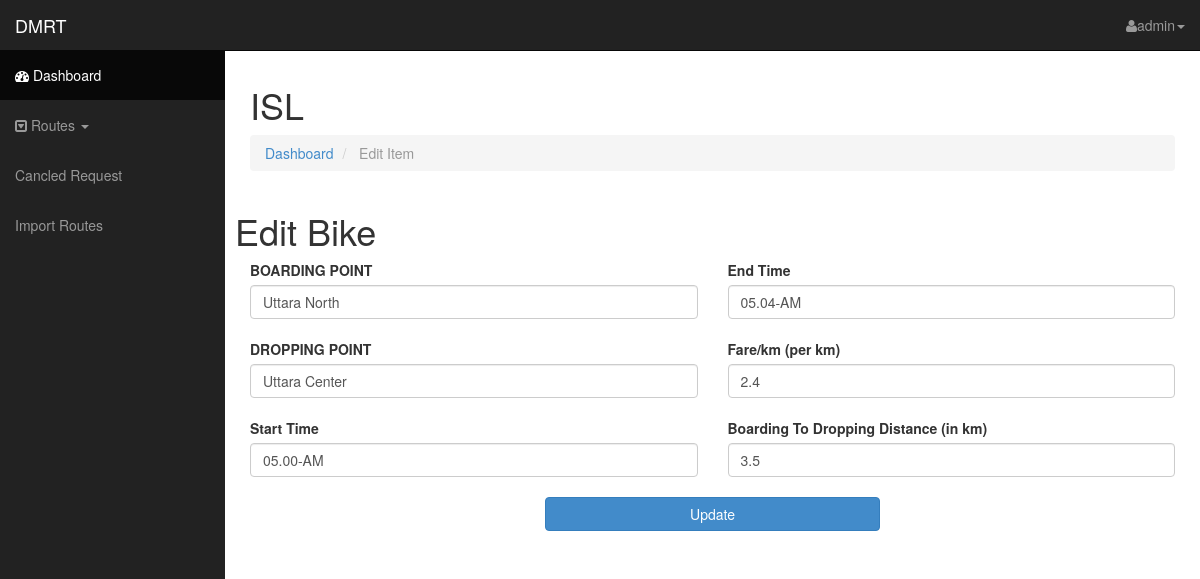
/admin/edit_item.php?edit=1 (signed in), run on the app's committed database.
### tables this page shows
CREATE TABLE `route_details` (
  `rd_id` int(11) NOT NULL,
  `rd_boarding_point` varchar(255) NOT NULL,
  `rd_dropping_point` varchar(255) NOT NULL,
  `rd_start_timing` varchar(255) NOT NULL,
  `rd_end_timing` varchar(255) NOT NULL,
  `rd_fare_per_km` varchar(255) NOT NULL,
  `rd_distance` varchar(255) NOT NULL,
  `rd_total_fare` varchar(255) NOT NULL
);

### admin/lib/database.php (called while the page is built, shortened)
<?php
Class Database{
	public $host   = DB_HOST;
	public $user   = DB_USER;
	public $pass   = DB_PASS;
	public $dbname = DB_NAME;
	public $link;
	private function connectDB(){
	$this->link = new mysqli($this->host, $this->user, $this->pass, $this->dbname);
 }
	public function select($query){
		$result = $this->link->query($query) or die($this->link->error.__LINE__);
		if($result->num_rows > 0){
			return $result;
		} else {
			return false;
		}
	}
}

### admin/edit_item.php (the view, shortened to what this page needs)
<?php require 'include/header.php'; ?>
<?php require 'include/sidebar.php'; ?>
<div id="page-wrapper">
	<div class="row">
		<div class="col-lg-12">
			<h1>ISL<small></small></h1>
			<ol class="breadcrumb">
				<li><a href=""><i class="icon-dashboard"></i> Dashboard</a></li>
				<li class="active"><i class="icon-file-alt"></i> Edit Item</li>
			</ol>
			<div class="row">
				<?php
					if (isset($_GET['edit'])) {
						$rd_id = $_GET['edit'];
						$select_query = "SELECT * FROM route_details WHERE rd_id = $rd_id";
						$rslts = $db->select($select_query);
						if ($rslts) {
							$row = $rslts->fetch_array();
							?>
				<h1>Edit Bike</h1>
					<form role="form" method="post" action="edit_item.php" enctype="multipart/form-data">
					<div class="col-md-6">
							<label class="control-label" for="inputSuccess">BOARDING POINT</label>
							<input name="boarding_point" type="text" value="<?php echo $row['rd_boarding_point'] ?>" class="form-control" id="inputSuccess"><br>
							<label class="control-label" for="inputSuccess">DROPPING POINT</label>
							<input name="dropping_point" type="text" value="<?php echo $row['rd_dropping_point'] ?>" class="form-control" id="inputSuccess"><br>
							<label class="control-label" for="inputSuccess">Start Time</label>
							<input name="start_timing" type="text" value="<?php echo $row['rd_start_timing'] ?>" class="form-control" id="inputSuccess"><br>
						</div>
						<div class="col-md-6">
							<label class="control-label" for="inputSuccess">End Time</label>
							<input name="end_timing" type="text" value="<?php echo $row['rd_end_timing'] ?>" class="form-control" id="inputSuccess"><br>
							<label class="control-label" for="inputSuccess">Fare/km (per km)</label>
							<input name="fare_per_km" type="text" value="<?php echo $row['rd_fare_per_km'] ?>" class="form-control" id="inputSuccess"><br>
							<label class="control-label" for="inputSuccess">Boarding To Dropping Distance (in km)</label>
							<input name="distance" type="text" value="<?php echo $row['rd_distance'] ?>" class="form-control" id="inputSuccess"><br>
						</div>
						<input type="submit" name="edit_item" class="cstm_save btn btn-block btn-primary" value="Update"><br>
					</form>
						<?php }
					}
					?>
				</div>
			</div>
		</div>
	</div>
</div>
<?php require 'include/footer.php'; ?>

### admin/css/sb-admin.css (style rules this page uses)
body { margin-top: 50px; }
#page-wrapper { width: 100%; padding: 5px 15px; }
@media (min-width:768px) { #page-wrapper { padding: 15px 25px; } }
input.cstm_save.btn.btn-block.btn-primary { width: 35% !important; margin: 0 auto !important; }

### data on the page
route_details: boarding_point "Uttara North", dropping_point "Uttara Center", start_timing "05.00-AM", end_timing "05.04-AM", fare_per_km "2.4", distance "3.5"

### other printed values
Session::get_session("adminName") "admin"
